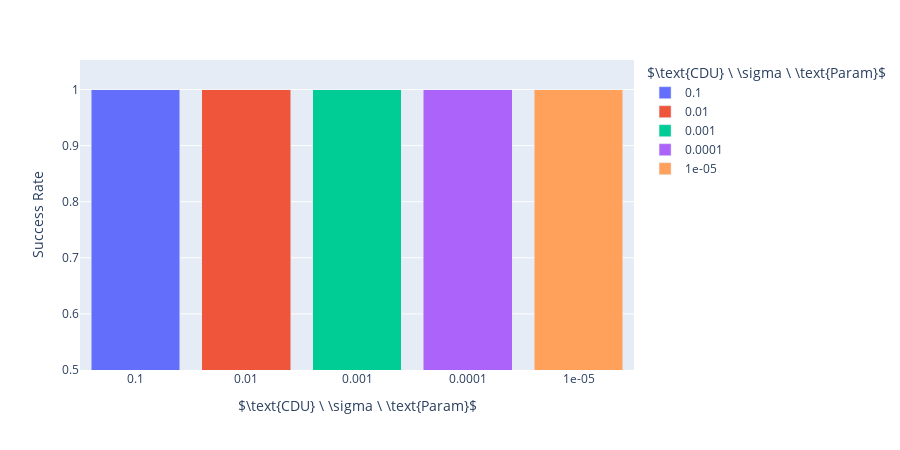

The notebook cell this image was saved under:
### Code cell
fig_adv = px.bar(adv_df, x="sigma", y="win_percentage", barmode="stack", color="sigma",
    width=900,
    height=450,
    labels = {
        'win_percentage': 'Success Rate',    
        'model': 'Unlearning Method',
        'score': "MIAScore",
        'sigma': r"$\text{CDU} \ \sigma \ \text{Param}$"
    },
    )

fig.update_layout(
    margin=dict(l=20, r=20, t=20, b=20),
)
fig_adv.update_yaxes(minallowed=0.5)
fig_adv.show()
fig_adv.write_image('images/sigma_adv.png')
fig_adv.write_image('images/sigma_adv.pdf')

### Figure 1 — Plotly figure (JSON) as saved in the notebook; plotly's stock layout.template omitted (floating-point values rounded to 4 significant figures)
{"data": [{"alignmentgroup": "True", "hovertemplate": "$\\text{CDU} \\ \\sigma \\ \\text{Param}$=%{x}<br>Success Rate=%{y}<extra></extra>", "legendgroup": "0.1", "marker": {"color": "#636efa", "pattern": {"shape": ""}}, "name": "0.1", "offsetgroup": "0.1", "orientation": "v", "showlegend": true, "textposition": "auto", "type": "bar", "x": ["0.1"], "xaxis": "x", "y": [1], "yaxis": "y"}, {"alignmentgroup": "True", "hovertemplate": "$\\text{CDU} \\ \\sigma \\ \\text{Param}$=%{x}<br>Success Rate=%{y}<extra></extra>", "legendgroup": "0.01", "marker": {"color": "#EF553B", "pattern": {"shape": ""}}, "name": "0.01", "offsetgroup": "0.01", "orientation": "v", "showlegend": true, "textposition": "auto", "type": "bar", "x": ["0.01"], "xaxis": "x", "y": [1], "yaxis": "y"}, {"alignmentgroup": "True", "hovertemplate": "$\\text{CDU} \\ \\sigma \\ \\text{Param}$=%{x}<br>Success Rate=%{y}<extra></extra>", "legendgroup": "0.001", "marker": {"color": "#00cc96", "pattern": {"shape": ""}}, "name": "0.001", "offsetgroup": "0.001", "orientation": "v", "showlegend": true, "textposition": "auto", "type": "bar", "x": ["0.001"], "xaxis": "x", "y": [1], "yaxis": "y"}, {"alignmentgroup": "True", "hovertemplate": "$\\text{CDU} \\ \\sigma \\ \\text{Param}$=%{x}<br>Success Rate=%{y}<extra></extra>", "legendgroup": "0.0001", "marker": {"color": "#ab63fa", "pattern": {"shape": ""}}, "name": "0.0001", "offsetgroup": "0.0001", "orientation": "v", "showlegend": true, "textposition": "auto", "type": "bar", "x": ["0.0001"], "xaxis": "x", "y": [1], "yaxis": "y"}, {"alignmentgroup": "True", "hovertemplate": "$\\text{CDU} \\ \\sigma \\ \\text{Param}$=%{x}<br>Success Rate=%{y}<extra></extra>", "legendgroup": "1e-05", "marker": {"color": "#FFA15A", "pattern": {"shape": ""}}, "name": "1e-05", "offsetgroup": "1e-05", "orientation": "v", "showlegend": true, "textposition": "auto", "type": "bar", "x": ["1e-05"], "xaxis": "x", "y": [1], "yaxis": "y"}], "layout": {"barmode": "stack", "height": 450, "legend": {"title": {"text": "$\\text{CDU} \\ \\sigma \\ \\text{Param}$"}, "tracegroupgap": 0}, "margin": {"t": 60}, "width": 900, "xaxis": {"anchor": "y", "categoryarray": ["0.1", "0.01", "0.001", "0.0001", "1e-05"], "categoryorder": "array", "domain": [0, 1], "title": {"text": "$\\text{CDU} \\ \\sigma \\ \\text{Param}$"}}, "yaxis": {"anchor": "x", "domain": [0, 1], "minallowed": 0.5, "title": {"text": "Success Rate"}}}}
